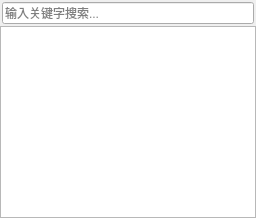
  <widget class="QDockWidget" name="wnd_classview">
   <property name="minimumSize">
    <size>
     <width>150</width>
     <height>134</height>
    </size>
   </property>
   <property name="features">
    <set>QDockWidget::DockWidgetClosable|QDockWidget::DockWidgetMovable</set>
   </property>
   <property name="allowedAreas">
    <set>Qt::AllDockWidgetAreas</set>
   </property>
   <property name="windowTitle">
    <string>类视图</string>
   </property>
   <attribute name="dockWidgetArea">
    <number>1</number>
   </attribute>
   <widget class="QWidget" name="dockWidgetContents_5">
    <layout class="QVBoxLayout" name="verticalLayout" stretch="0,0">
     <property name="spacing">
      <number>0</number>
     </property>
     <property name="leftMargin">
      <number>0</number>
     </property>
     <property name="topMargin">
      <number>0</number>
     </property>
     <property name="rightMargin">
      <number>0</number>
     </property>
     <property name="bottomMargin">
      <number>0</number>
     </property>
     <item>
      <layout class="QVBoxLayout" name="verticalLayout_8">
       <property name="leftMargin">
        <number>2</number>
       </property>
       <property name="topMargin">
        <number>2</number>
       </property>
       <property name="rightMargin">
        <number>2</number>
       </property>
       <property name="bottomMargin">
        <number>2</number>
       </property>
       <item>
        <widget class="QLineEdit" name="classSearch">
         <property name="placeholderText">
          <string>输入关键字搜索...</string>
         </property>
        </widget>
       </item>
      </layout>
     </item>
     <item>
      <widget class="QTreeWidget" name="tree_class">
       <property name="verticalScrollMode">
        <enum>QAbstractItemView::ScrollPerPixel</enum>
       </property>
       <property name="sortingEnabled">
        <bool>false</bool>
       </property>
       <property name="animated">
        <bool>true</bool>
       </property>
       <attribute name="headerVisible">
        <bool>false</bool>
       </attribute>
       <column>
        <property name="text">
         <string notr="true">1</string>
        </property>
       </column>
      </widget>
     </item>
    </layout>
   </widget>
  </widget>
